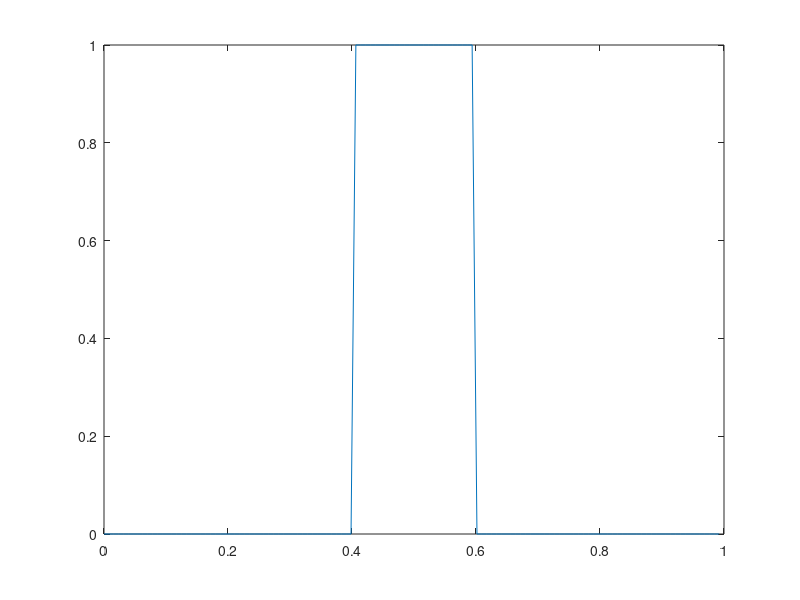
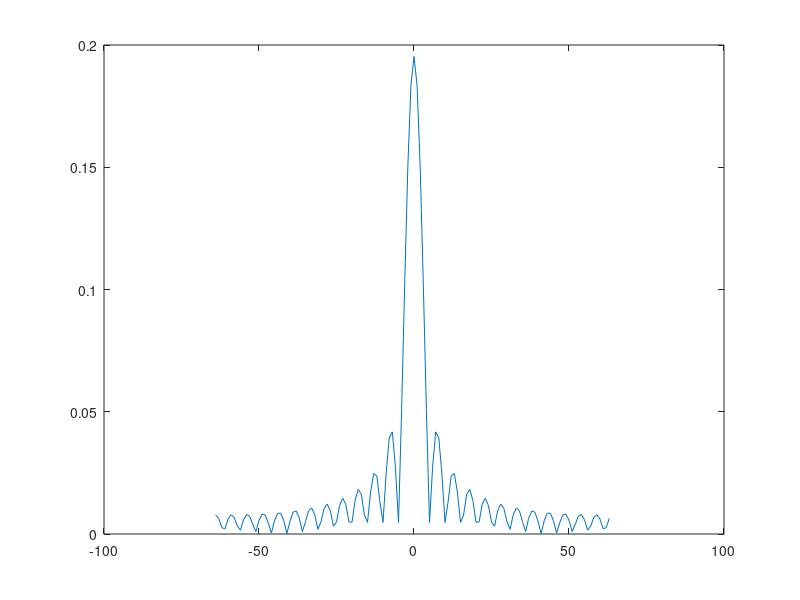
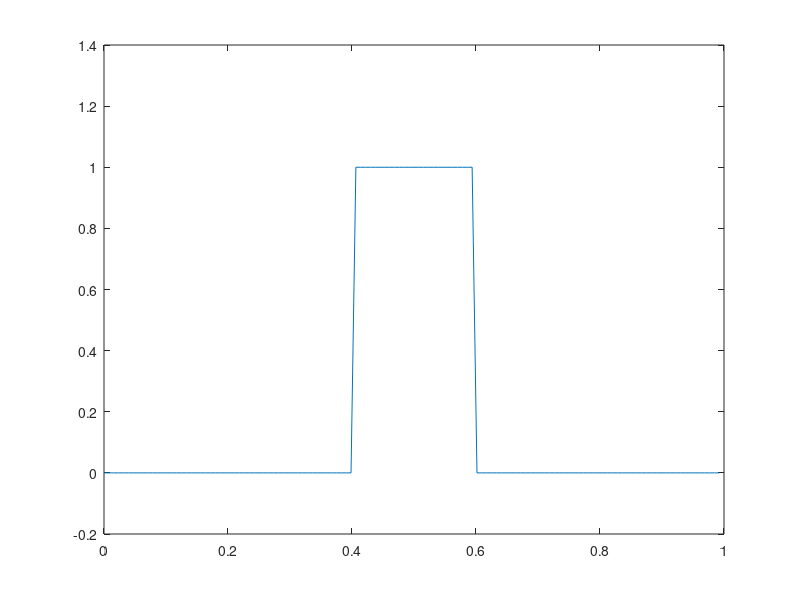

The MATLAB source for these figures, in order:
clear variables;
close all;
clc;

fs=128;
L=128;
t=(0:L-1)/fs;
y= zeros(size(t));
y(t>=0.4 & t<=0.6)=1;
%y = sin(2*pi*2*t);
plot(t,y);

n= 2^nextpow2(L);
s=fft(y,n)/L

f=(-n/2:n/2-1)/n*fs;
s=fftshift(s);
figure;
plot(f, abs(s));
y1=zeros(size(t));
for i=1:length(s)
    y1=y1+real(s(i))*cos(2*pi*f(i)*t) - imag(s(i))*sin(2*pi*f(i)*t);
end
figure;
plot(t,y1)